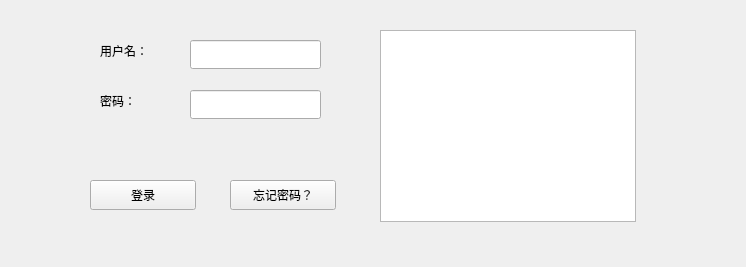
<?xml version="1.0" encoding="UTF-8"?>
<ui version="4.0">
 <class>Form</class>
 <widget class="QWidget" name="Form">
  <property name="geometry">
   <rect>
    <x>0</x>
    <y>0</y>
    <width>746</width>
    <height>267</height>
   </rect>
  </property>
  <property name="windowTitle">
   <string>Form</string>
  </property>
  <widget class="QLabel" name="label">
   <property name="geometry">
    <rect>
     <x>100</x>
     <y>40</y>
     <width>80</width>
     <height>21</height>
    </rect>
   </property>
   <property name="text">
    <string>用户名：</string>
   </property>
  </widget>
  <widget class="QLabel" name="label_2">
   <property name="geometry">
    <rect>
     <x>100</x>
     <y>90</y>
     <width>80</width>
     <height>21</height>
    </rect>
   </property>
   <property name="text">
    <string>密码：</string>
   </property>
  </widget>
  <widget class="QLineEdit" name="lineEdit">
   <property name="geometry">
    <rect>
     <x>190</x>
     <y>40</y>
     <width>131</width>
     <height>29</height>
    </rect>
   </property>
  </widget>
  <widget class="QLineEdit" name="lineEdit_2">
   <property name="geometry">
    <rect>
     <x>190</x>
     <y>90</y>
     <width>131</width>
     <height>29</height>
    </rect>
   </property>
  </widget>
  <widget class="QPushButton" name="pushButton">
   <property name="geometry">
    <rect>
     <x>90</x>
     <y>180</y>
     <width>106</width>
     <height>30</height>
    </rect>
   </property>
   <property name="text">
    <string>登录</string>
   </property>
  </widget>
  <widget class="QPushButton" name="pushButton_2">
   <property name="geometry">
    <rect>
     <x>230</x>
     <y>180</y>
     <width>106</width>
     <height>30</height>
    </rect>
   </property>
   <property name="text">
    <string>忘记密码？</string>
   </property>
  </widget>
  <widget class="QTextBrowser" name="textBrowser">
   <property name="geometry">
    <rect>
     <x>380</x>
     <y>30</y>
     <width>256</width>
     <height>192</height>
    </rect>
   </property>
  </widget>
 </widget>
 <resources/>
 <connections/>
</ui>
